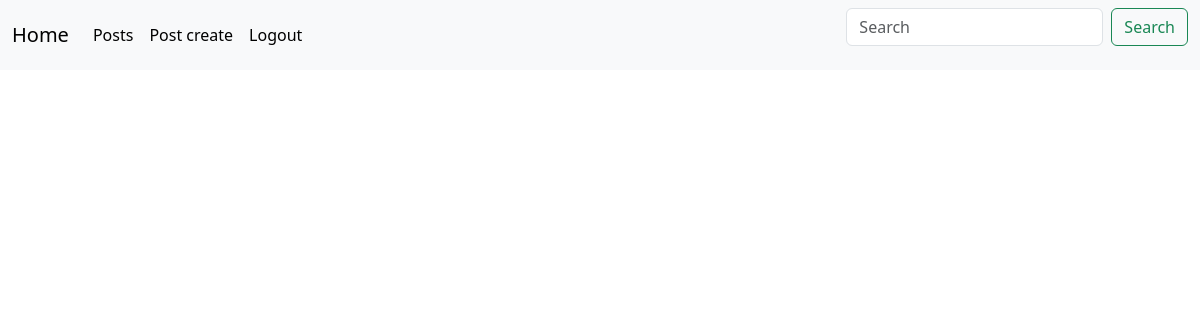
The app's page /posts/ (signed in), older data.
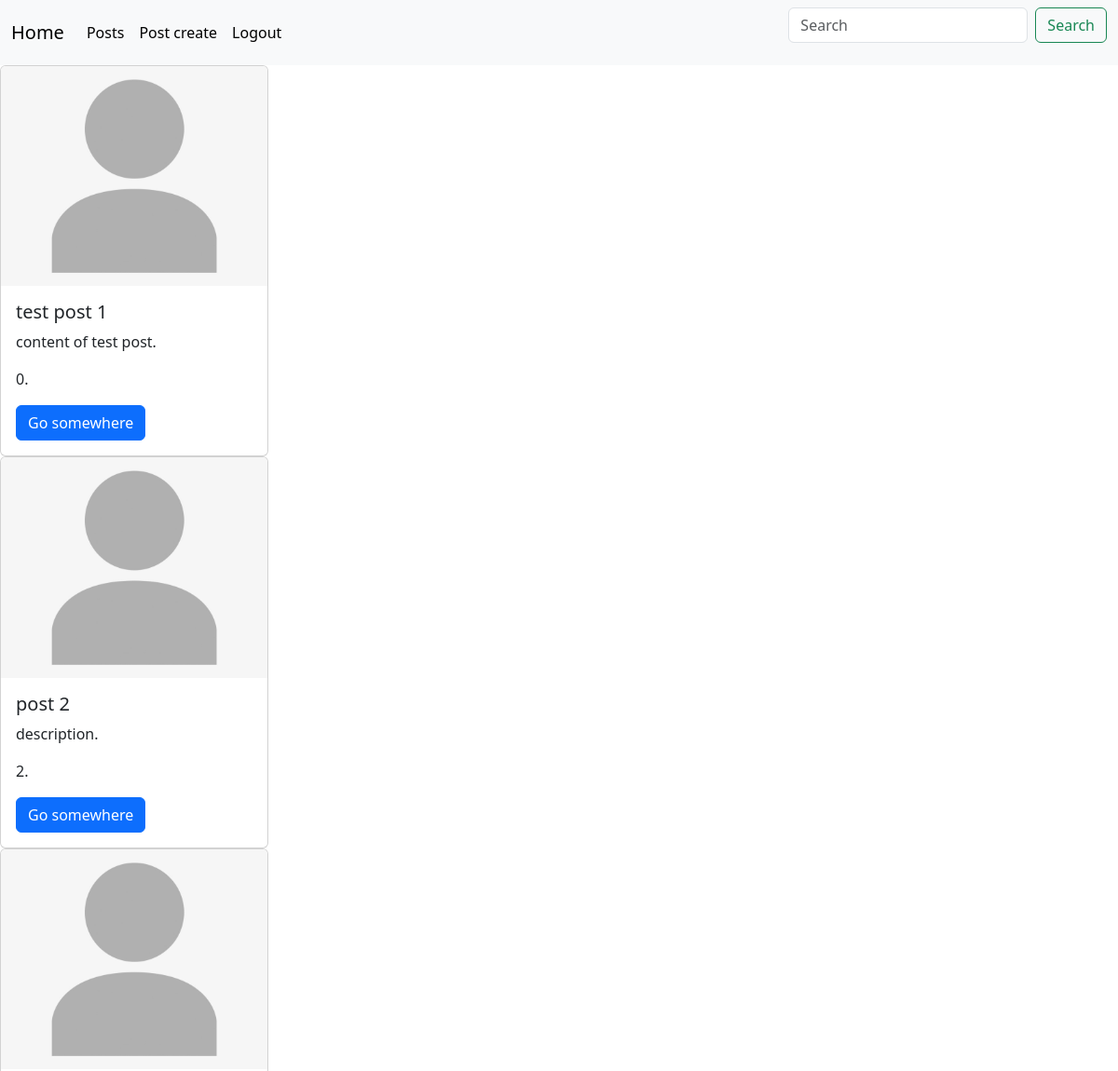
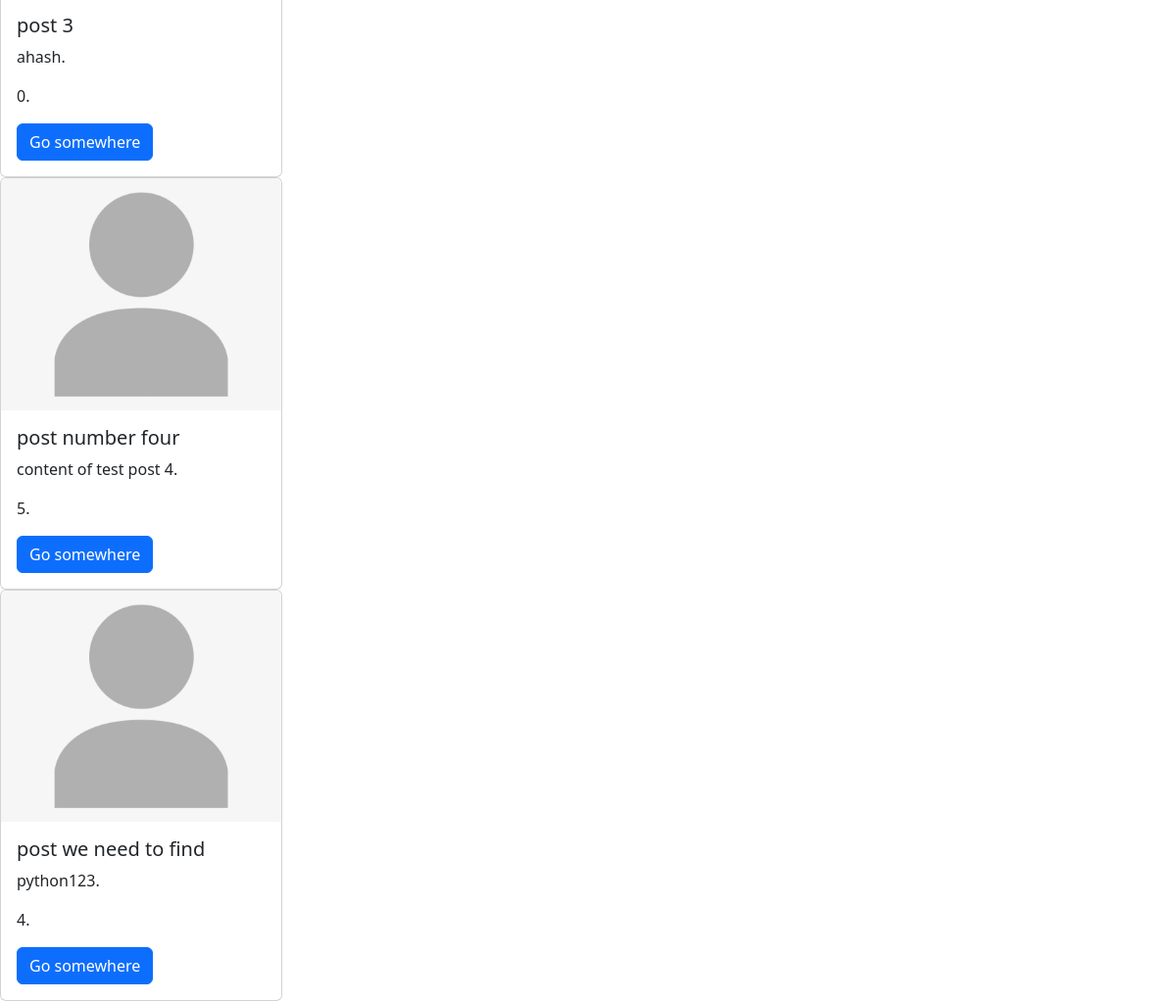
The same page, newer data (2 pictures, top to bottom).
### posts/models.py (models this page shows, shortened)
class Post(models.Model):
    image = models.ImageField(null = True, blank = True)
    title = models.CharField(max_length = 256)
    content = models.CharField(max_length = 456)
    rate = models.IntegerField(default = 0, null = True)
    category = models.ForeignKey(Category, on_delete = models.CASCADE, null = True)
    tags = models.ManyToManyField(Tag)
    created_at = models.DateTimeField(auto_now_add = True, null = True)
    updated_at = models.DateTimeField(auto_now = True, null = True)

### posts/views.py (the view)
# urls.py: path("posts/", post_list_view),
@login_required(login_url = "/login")
def post_list_view(request):
    if request.method == "GET":
        posts = Post.objects.all()
        return render(request, "posts/post_list.html", context = {"posts": posts})

### templates/posts/post_list.html
{% extends 'base.html' %}
{% load static %}
{% block content %}
{% for post in posts %}
<div class="card" style="width: 18rem;">
  {% if post.image %}
  <img src="{{ post.image.url }}" class="card-img-top" alt="...">
  {% else %}
  <img src="{% static 'placeholder-image-person-jpg.jpg' %}" class="card-img-top" alt="...">
  {% endif %}
  <div class="card-body">
    <h5 class="card-title">{{ post.title }}</h5>
    <p class="card-text">{{ post.content }}.</p>
    <p class="card-text">{{ post.rate }}.</p>
    <a href="/posts/{{ post.id }}" class="btn btn-primary">Go somewhere</a>
  </div>
</div>
{% endfor %}
{% endblock %}

### templates/base.html (shortened to what this page needs)
<header>
    <link rel="stylesheet" href="https://cdn.jsdelivr.net/npm/bootstrap@5.3.3/dist/css/bootstrap.min.css">
    <nav class="navbar navbar-expand-lg bg-body-tertiary">
  <div class="container-fluid">
    <a class="navbar-brand" href="/">Home</a>
    <div class="collapse navbar-collapse" id="navbarSupportedContent">
      <ul class="navbar-nav me-auto mb-2 mb-lg-0">
        {% if request.user.is_authenticated %}
        <li class="nav-item">
          <a class="nav-link active" aria-current="page" href="/posts">Posts</a>
        </li>
        <li class="nav-item">
          <a class="nav-link active" aria-current="page" href="/posts/create">Post create</a>
        </li>
        <li class="nav-item">
          <a class="nav-link active" aria-current="page" href="/logout">Logout</a>
        </li>
        {% endif %}
      </ul>
      <form class="d-flex" role="search">
        <input class="form-control me-2" type="search" placeholder="Search" aria-label="Search"/>
        <button class="btn btn-outline-success" type="submit">Search</button>
      </form>
    </div>
  </div>
</nav>
</header>
<body>
    {% block content %}
    {% endblock %}
</body>

Row changes from the older to the newer data that the page shows:
added Post: title "test post 1", content "content of test post", rate "0"
added Post: title "post 2", content "description", rate "2"
added Post: title "post 3", content "ahash", rate "0"
added Post: title "post number four", content "content of test post 4", rate "5"
added Post: title "post we need to find", content "python123", rate "4"
